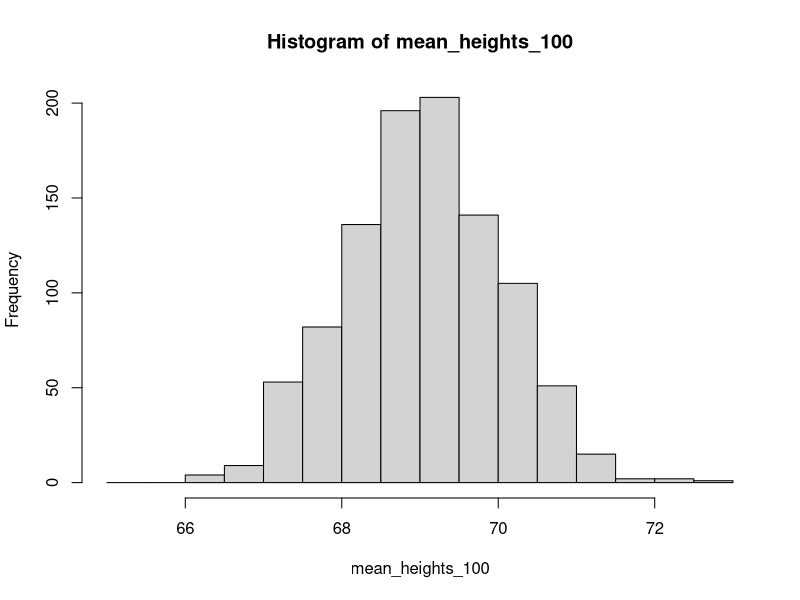
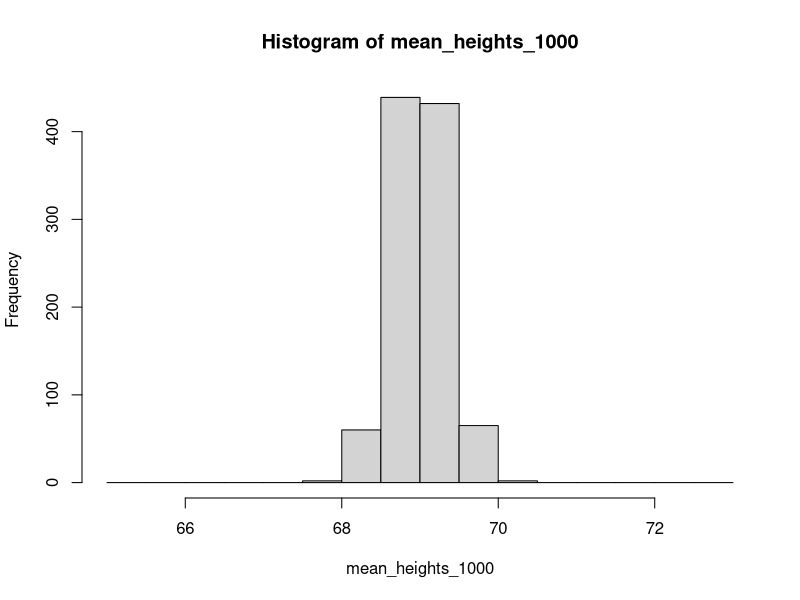
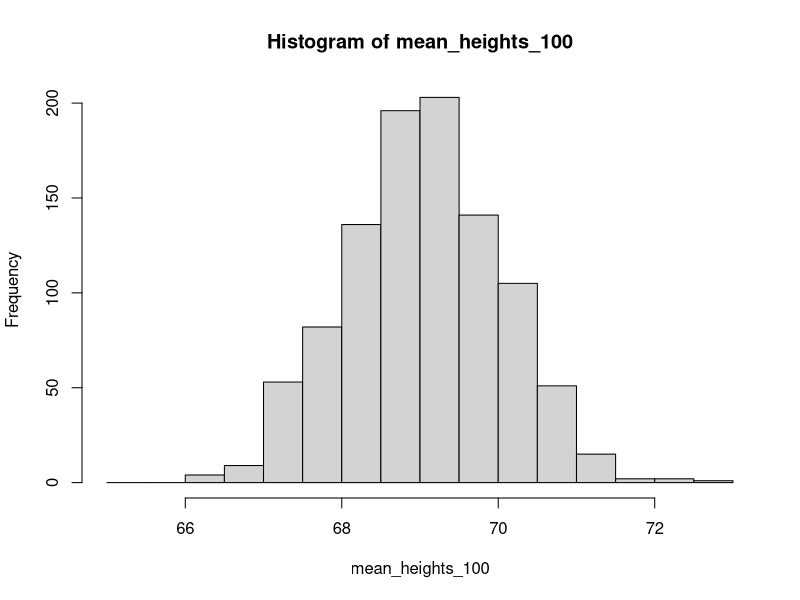
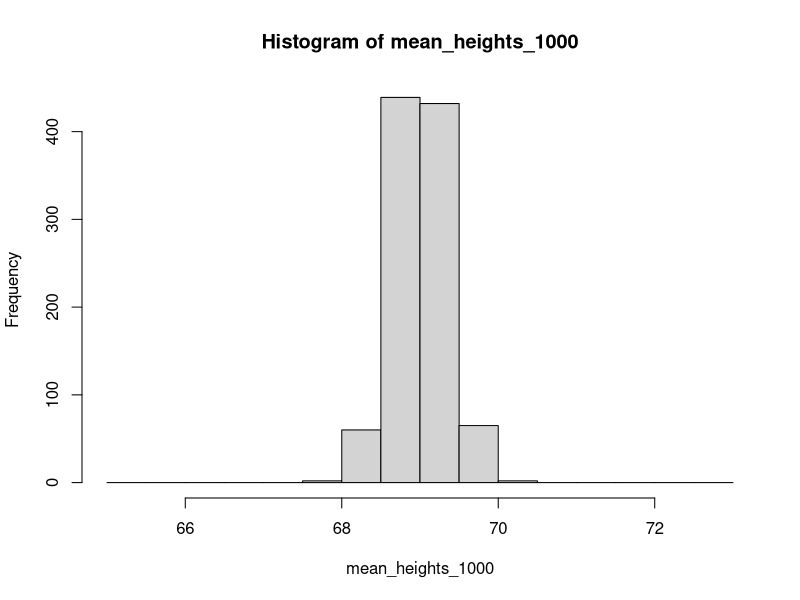
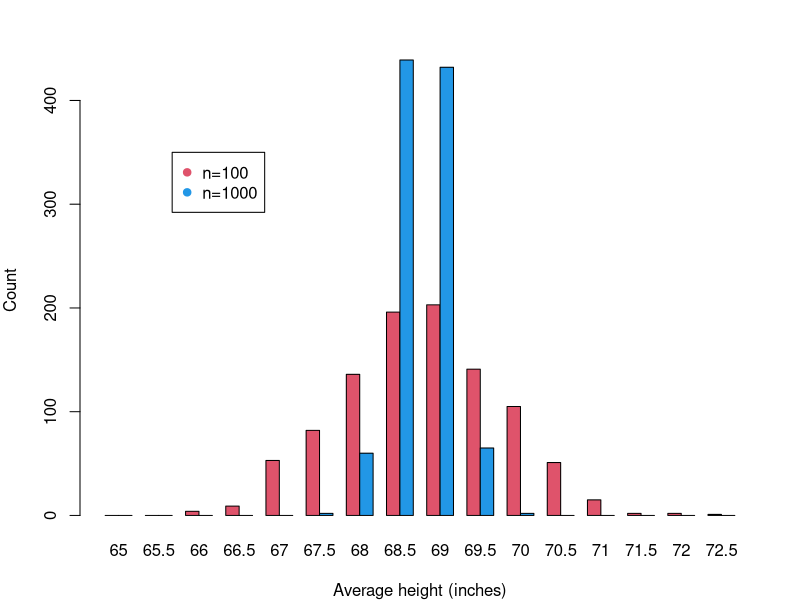

Here is the R script that generated these plots, in order:

#define function get_heights
get_heights <- function(x){
  heights <- rnorm(x, mean = 69, sd = 10)
  average <- mean(heights)
  return(average)
}

heights <- get_heights(1000)


#sample size of 100
mean_heights_100 <- numeric(1000)
for(i in 1:1000){
  mean_heights_100[i] <- get_heights(100)
}
mean_heights_100

#sample size of 1000
mean_heights_1000 <- numeric(1000)
for(i in 1:1000){
  mean_heights_1000[i] <- get_heights(1000)
}
mean_heights_1000


#plot
bins<-seq(65,73,by=.5)
hist(mean_heights_100,breaks=bins)$breaks
hist(mean_heights_1000,breaks=bins)$breaks

counts_100 <- hist(mean_heights_100,breaks=bins)$counts
counts_1000 <- hist(mean_heights_1000,breaks=bins)$counts


pdf(file="height_barplot.pdf", width=6,height=6)

par(mfrow=c(1,1), mar=c(4, 4, 3, 2)) 

barplot(rbind(counts_100,counts_1000),col=c(2,4),beside=TRUE,names.arg=seq(65,72.5,by=0.5), xlab="Average height (inches)",ylab="Count")

legend(6,350,c("n=100","n=1000"),col=c(2,4),pch=19)
dev.off()